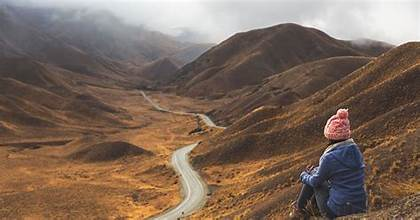
#> input picture img/pretty.jpg, 420 x 220 px
$ python thresh.py
#> lines starting #> are read from the running program, lines starting #| are printed output that depends on the picture; after the words box and inside, x2 and y2 are one past the last pixel; in counts of white or black regions, pixels touching at a corner belong together
import cv2 as cv
import numpy as np

img = cv.imread('img/pretty.jpg')
#> img is the input picture: shape (220, 420, 3); mean B, G, R 90.8, 104.9, 125.3
cv.imshow("Pretty", img)

gray = cv.cvtColor(img, cv.COLOR_BGR2GRAY)
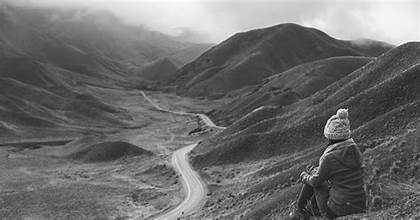
#> gray: shape (220, 420); min 2, max 254, mean 109.4
cv.imshow('Gray', gray)

threshhold, thresh = cv.threshold(gray, 150, 255, cv.THRESH_BINARY)
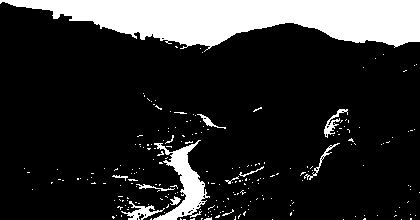
#> thresh: shape (220, 420); 17.5% white; 232 white regions (219 under 20 px), largest, box (x1, y1, x2, y2) and area: (0, 0, 420, 52) 13042, (153, 140, 210, 220) 1606, (121, 201, 165, 220) 275
cv.imshow('Thresh', thresh)

threshhold, thresh_inv = cv.threshold(gray, 150, 255, cv.THRESH_BINARY_INV)
cv.imshow('Thresh', thresh_inv)

adaptive_thresh = cv.adaptiveThreshold(gray,255, cv.ADAPTIVE_THRESH_MEAN_C, cv.THRESH_BINARY, 11, 3)
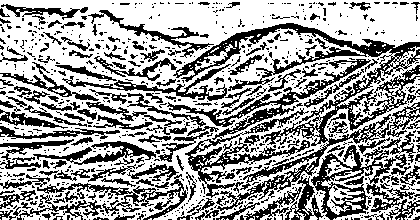
#> adaptive_thresh: shape (220, 420); 61.9% white; 768 black regions (616 under 20 px), largest, box (x1, y1, x2, y2) and area: (173, 23, 420, 211) 7234, (167, 59, 371, 198) 3804, (311, 145, 420, 220) 2708
cv.imshow('Adapt Thresh', adaptive_thresh)


cv.waitKey()

$ run again, with img/man.jpg copied over img/pretty.jpg
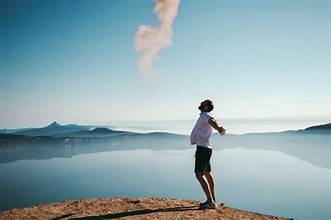
#> input picture img/man.jpg, 331 x 220 px
#> img is the input picture: shape (220, 331, 3); mean B, G, R 177.4, 170.7, 145.7
#> `threshhold, thresh = cv.threshold(gray, 150, 255, cv.THRESH_BINARY)`:
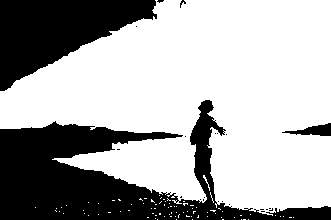
#> thresh: shape (220, 331); 67.1% white; 23 black regions (20 under 20 px), largest, box (x1, y1, x2, y2) and area: (0, 100, 331, 220) 15676, (0, 0, 157, 91) 7852, (282, 123, 331, 136) 326
#> `adaptive_thresh = cv.adaptiveThreshold(gray,255, cv.ADAPTIVE_THRESH_ME..`:
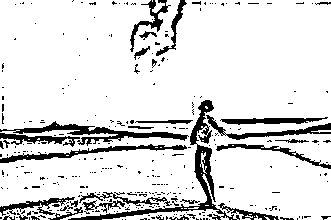
#> adaptive_thresh: shape (220, 331); 86.8% white; 308 black regions (273 under 20 px), largest, box (x1, y1, x2, y2) and area: (68, 100, 240, 220) 1817, (0, 121, 189, 146) 1154, (0, 144, 187, 163) 805

$ run again, with img/nature.jpg copied over img/pretty.jpg
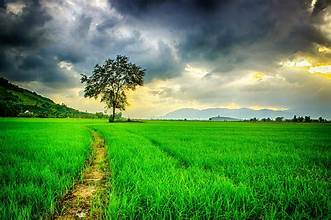
#> input picture img/nature.jpg, 331 x 220 px
#> img is the input picture: shape (220, 331, 3); mean B, G, R 73.2, 135.9, 86
#> `threshhold, thresh = cv.threshold(gray, 150, 255, cv.THRESH_BINARY)`:
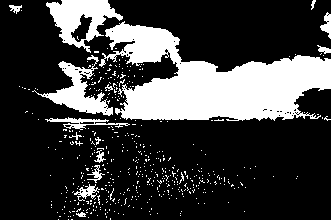
#> thresh: shape (220, 331); 24.1% white; 467 white regions (451 under 20 px), largest, box (x1, y1, x2, y2) and area: (99, 21, 331, 121) 12041, (46, 0, 123, 53) 1877, (32, 55, 113, 116) 1531
#> `adaptive_thresh = cv.adaptiveThreshold(gray,255, cv.ADAPTIVE_THRESH_ME..`:
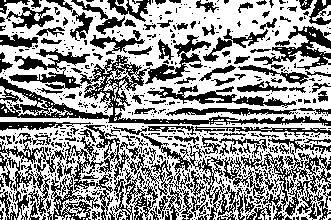
#> adaptive_thresh: shape (220, 331); 58.7% white; 628 black regions (504 under 20 px), largest, box (x1, y1, x2, y2) and area: (0, 35, 331, 126) 4455, (141, 133, 331, 220) 3966, (0, 133, 67, 220) 1636
